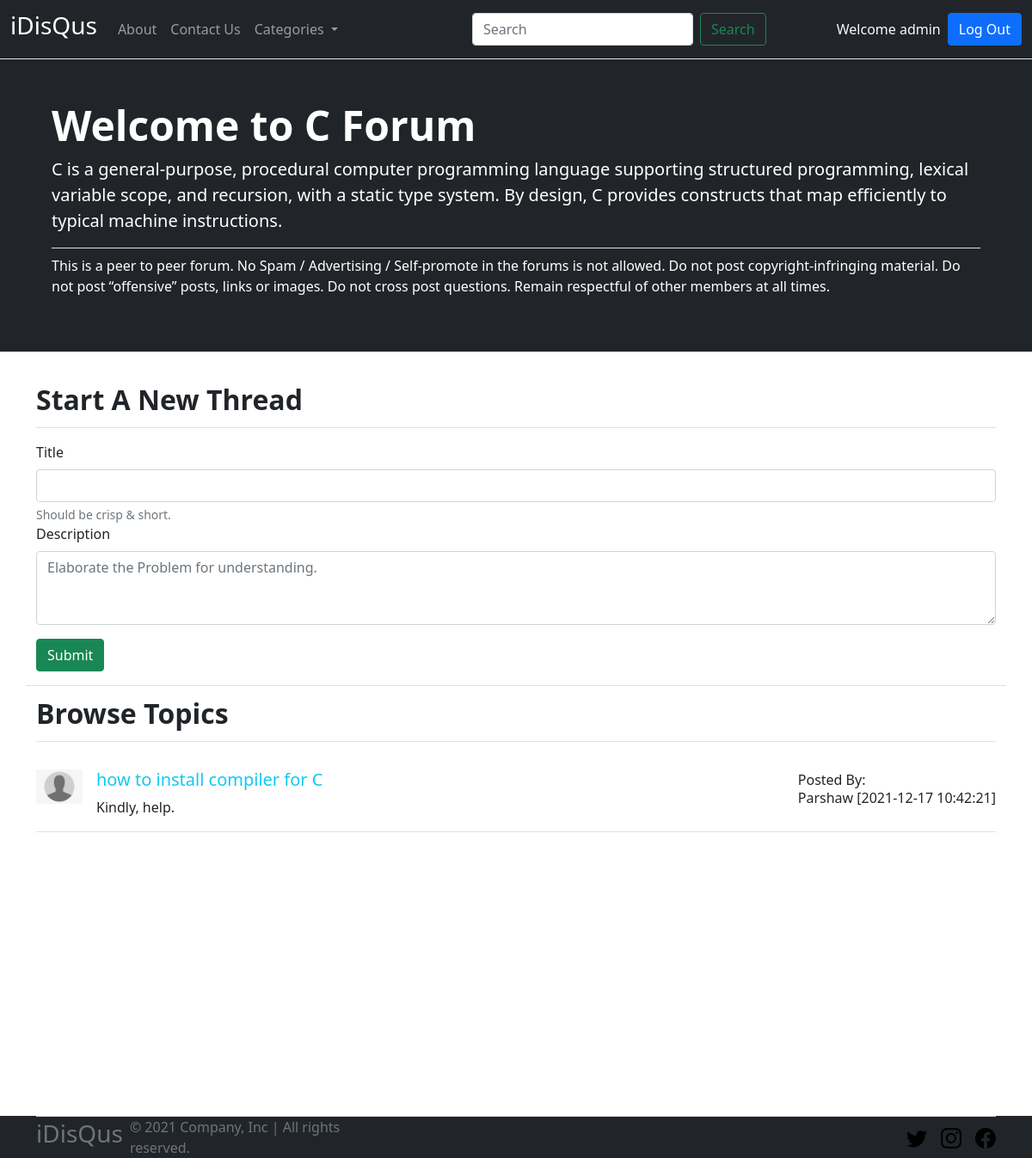
/iDisQus/threadList.php?catid=1 (signed in), run on the app's committed database.
### tables this page shows
CREATE TABLE `categories` (
  `category_id` int(10) NOT NULL,
  `category_name` varchar(255) NOT NULL,
  `category_description` longtext NOT NULL,
  `created_on` timestamp NOT NULL DEFAULT current_timestamp()
);

CREATE TABLE `threads` (
  `thread_id` int(10) NOT NULL,
  `thread_title` text NOT NULL,
  `thread_description` longtext NOT NULL,
  `thread_category_id` int(10) NOT NULL,
  `thread_user_id` int(10) NOT NULL,
  `timestamp` timestamp NOT NULL DEFAULT current_timestamp()
);

CREATE TABLE `users` (
  `user_id` int(10) NOT NULL,
  `username` varchar(50) NOT NULL,
  `email` varchar(50) NOT NULL,
  `password` text NOT NULL
);

### iDisQus/threadList.php (the view, shortened to what this page needs)
<!DOCTYPE html>
<html lang="en">
<head>
    <link rel="stylesheet" href="css/index.css" />
</head>
<body>
    <?php include 'partials/_header.php'; ?>
    <?php
        $category_id = $_GET['catid'];
        $sql = "SELECT * FROM `categories` WHERE category_id = $category_id";
        $result = mysqli_query($connect, $sql);
        while ($row = mysqli_fetch_assoc($result)) {
            $category_name = $row['category_name'];
            $category_description = $row['category_description'];
        }
    ?>
    <div class="p-5 mb-4 text-white bg-dark border-top">
        <div class="container">
            <h1 class="display-5 fw-bold">Welcome to
                <?php echo $category_name?> Forum
            </h1>
            <p class="lead">
                <?php echo $category_description?>
            </p>
            <p class="border-top pt-2">This is a peer to peer forum. No Spam / Advertising / Self-promote in the forums
                is not allowed. Do not
                post copyright-infringing material. Do not post “offensive” posts, links or images. Do not cross post
                questions. Remain respectful of other members at all times.</p>
        </div>
    </div>
    <div class="container pb-3 border-bottom">
        <div class="mb-3">
            <p class="d-flex py-2 align-items-center text-dark fw-bold text-decoration-none fs-2 border-bottom">
                Start A New Thread
            </p>
        </div>
        <?php
    if(isset($_SESSION['loggedin']) && $_SESSION['loggedin']==true){
    echo
    '
        <form action="'. $_SERVER['REQUEST_URI'] .'" method="post">
            <label for="exampleFormControlInput1" class="form-label">Title</label>
            <input type="text" class="form-control" id="exampleFormControlInput1" name="thread_title"
                aria-describedby="help">
            <div id="help" class="form-text">Should be crisp & short.</div>
            <div class="mb-3">
                <label for="exampleFormControlTextarea1" class="form-label">Description</label>
                <textarea class="form-control" id="exampleFormControlTextarea1" name="thread_description"
                    placeholder="Elaborate the Problem for understanding." rows="3"></textarea>
            </div>
            <input type="hidden" name="user_id" value="'. $_SESSION["user_id"]. '">
            <button type="submit" class="btn btn-success">Submit</button>
        </form>
        ';
    }
    ?>
    </div>
    <div class="container" style="min-height: 500px;">
        <p class="d-flex py-2 align-items-center text-dark fw-bold text-decoration-none fs-2 border-bottom">
            Browse Topics
        </p>
        <?php
            $category_id = $_GET['catid'];
            $sql = "SELECT * FROM `threads` WHERE thread_category_id = $category_id";
            $result = mysqli_query($connect, $sql);
            while ($row = mysqli_fetch_assoc($result)) {
                $thread_id = $row['thread_id'];
                $thread_title = $row['thread_title'];
                $thread_description = $row['thread_description'];
                $thread_user_id = $row['thread_user_id'];
                $timestamp = $row['timestamp'];
                $sql1 = "SELECT username FROM `users` WHERE user_id = $thread_user_id";
                $result1 = mysqli_query($connect, $sql1);
                $row1 = mysqli_fetch_assoc($result1);
                echo '
                <div class="d-flex border-bottom py-3">
                    <div class="flex-shrink-0 mr-3">
                        <img src="images/default_user.png" width="54px" alt="...">
                    </div>
                    <div class="flex-grow-1 ms-3">
                        <h5><a href="thread.php?threadid='. $thread_id .'" class="link-info text-decoration-none">'. $thread_title .'</a></h5>
                        '. $thread_description .'
                    </div>
                    <div class="font-weight-bold my-0">
                        Posted By: <h6>'. $row1['username'] .' ['. $timestamp .']</h6>
                    </div>
                </div>
                ';
            }
        ?>
    </div>
    <?php include 'partials/_footer.php'; ?>
</body>
</html>

### data on the page
categories: category_name "C", category_description "C is a general-purpose, procedural computer programming language supporting structured programming, lexical variable scope, and recursion, with a static type system. By design, C provides constructs that map efficiently to typical machine instructions."
threads: thread_title "how to install compiler for C", thread_description "Kindly, help.", users.username "Parshaw", timestamp "2021-12-17 10:42:21"

### other printed values
$_SESSION['username'] "admin"
